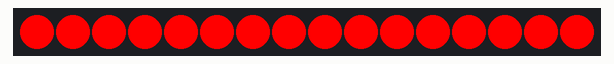
Simulated run of this program. Board: MicroPython board. Parts: 16 RGB LEDs in strip order, left to right. Dim RGB values are drawn brighter than linear.

Above: at 0.05 s.
At 0.45 s:
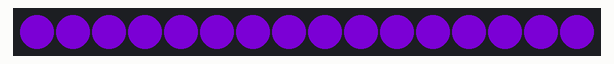
At 0.85 s:
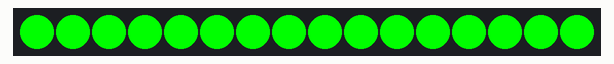

The program:

ejemplo04_neopixel.py
```python
import machine
from neopixel import NeoPixel
from time import sleep_ms

#Crea un objeto led de la clase NeoPixel en el pin 16
led = NeoPixel(machine.Pin (13),16)

RED = (255, 0, 0)
YELLOW = (255, 150, 0)
GREEN = (0, 255, 0)
BLUE = (0, 0, 255)
INDIGO = (75, 0, 130)
VIOLET = (138, 43, 226)
COLORS = (RED, YELLOW, GREEN, BLUE, INDIGO, VIOLET)

while True:
    for color in COLORS:
        for i in range(len(led)):
            led[i]=color
        led.write()
        sleep_ms(100)
```

Measured:
- by itself, everything shown: repeats every 0.61 s, in 6 steps
